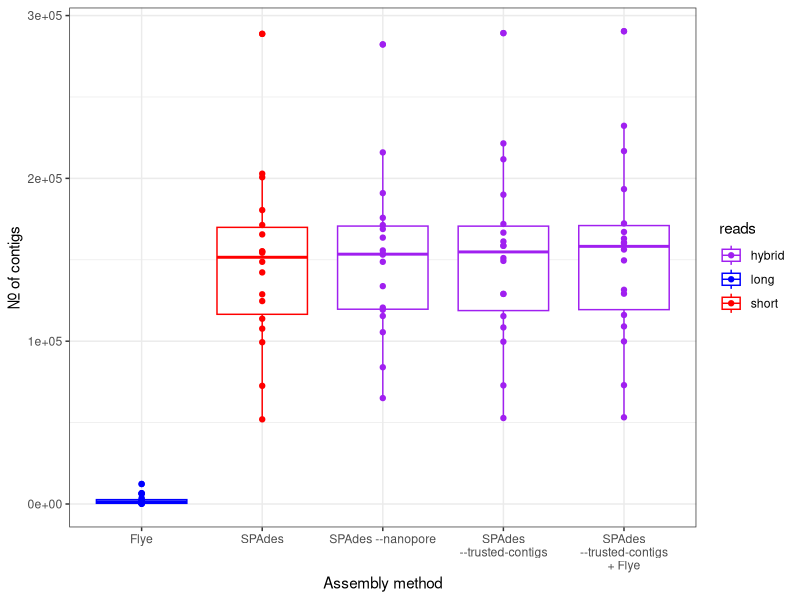
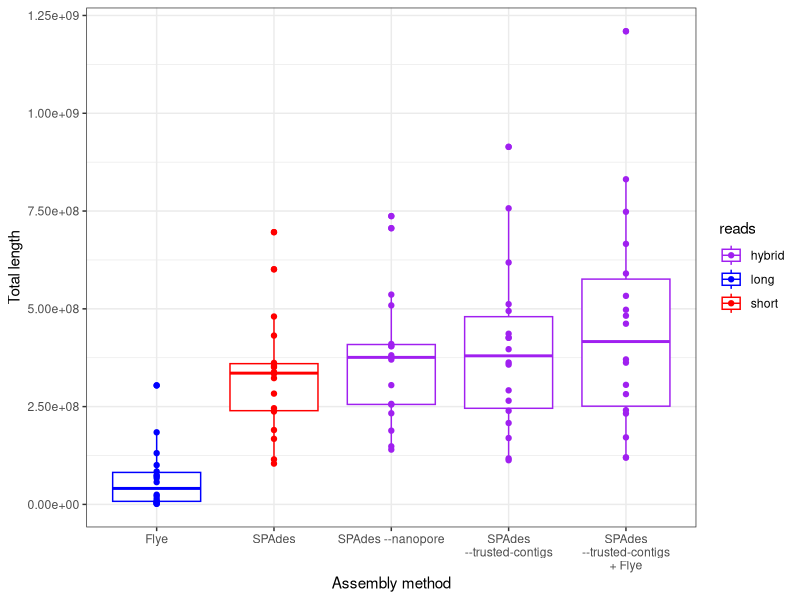
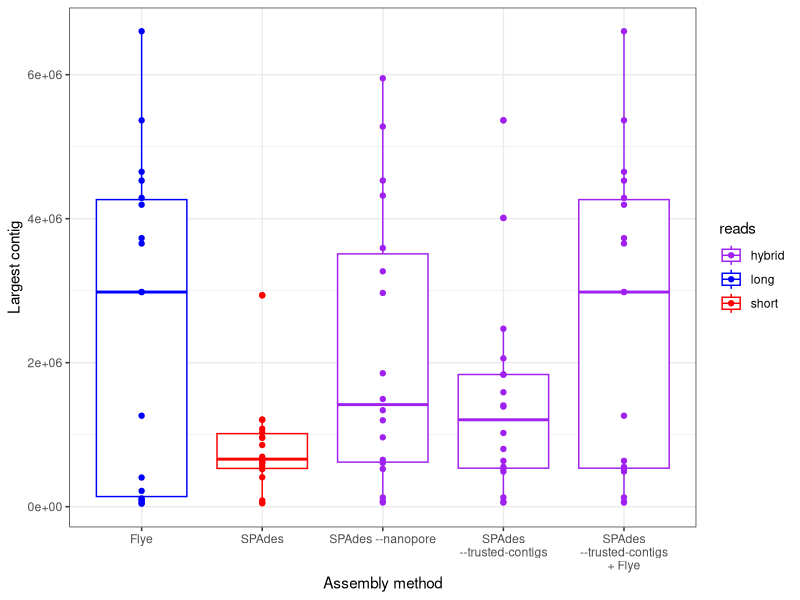
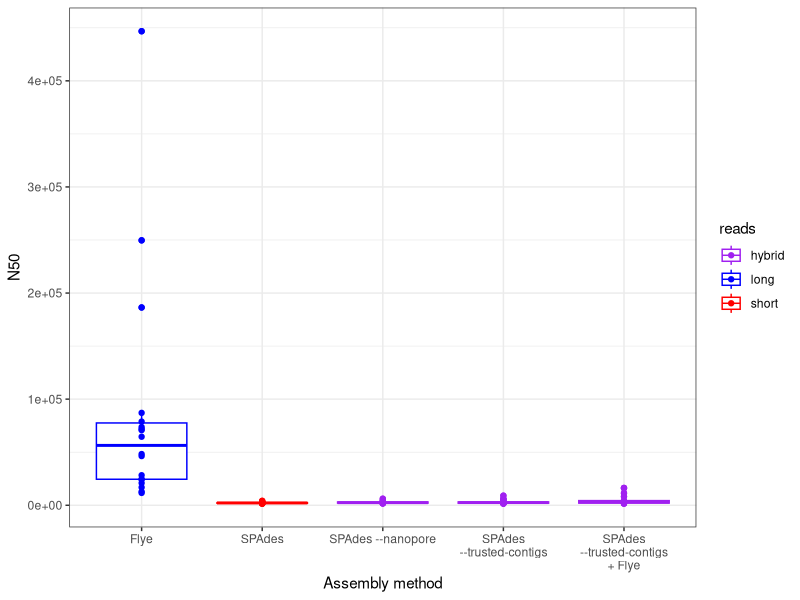
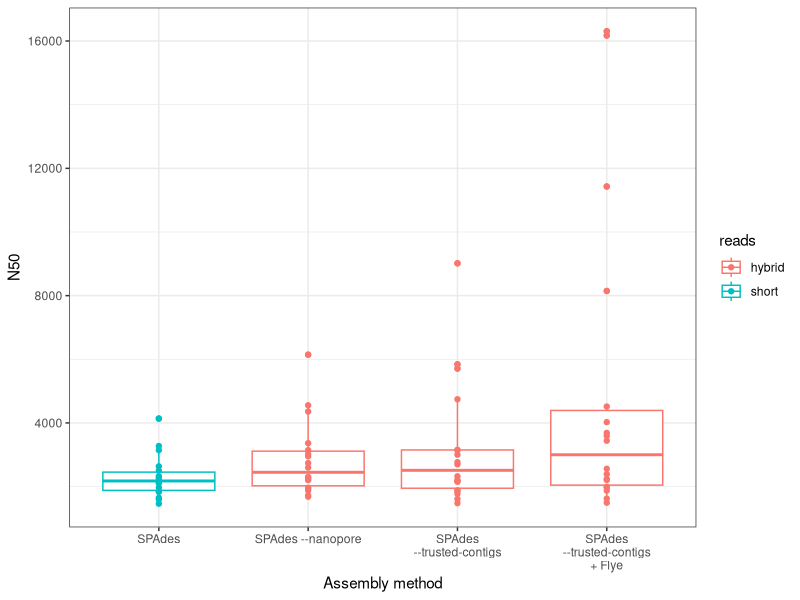
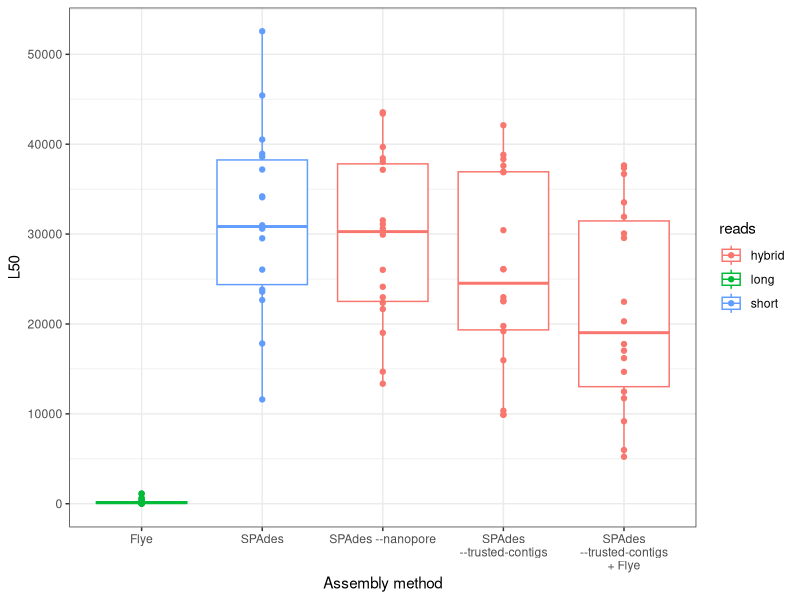

Write R code to recreate these figures, in order.
## ---- chunk 1
knitr::opts_chunk$set(echo = TRUE)
## ---- chunk 2
packages <- c("dplyr","magrittr","ggplot2","stringr")
for (package in packages){
  if (!require(package, character.only = TRUE)) install.packages(package)
  require(package, character.only = TRUE)
}
## ---- chunk 3
theme_set(theme_bw())
## ---- chunk 4
stats_short <- read.delim("../quast/metaspades/transposed_report.tsv") %>% mutate(method='SPAdes',reads='short')
stats_long <- read.delim("../quast/metaflye/transposed_report.tsv") %>% mutate(method='Flye',reads='long')
stats_hybrid <- read.delim("../quast/hybrid_metaspades/transposed_report.tsv") %>% mutate(method='SPAdes --nanopore',reads='hybrid')
stats_hybrid_contigs <- read.delim("../quast/hybrid_metaspades_contigs/transposed_report.tsv") %>% mutate(method='SPAdes --trusted-contigs',reads='hybrid')
stats_merged <- read.delim("../quast/merged_long_hybrid/transposed_report.tsv") %>% mutate(method='SPAdes --trusted-contigs + Flye',reads='hybrid')
## ---- chunk 5
stats_all <- rbind(stats_short,stats_long,stats_hybrid,stats_hybrid_contigs,stats_merged)
## ---- chunk 6
ggsave("name.png",width=7,height = 4)
## ---- chunk 7
method_order<-c("Flye","SPAdes","SPAdes --nanopore","SPAdes --trusted-contigs","SPAdes --trusted-contigs + Flye")
ggplot(stats_all,aes(x=factor(method, levels=method_order),y=X..contigs,colour=reads))+
  geom_boxplot()+
  geom_point()+
  labs(y="Nr. of contigs",x="Assembly method")+
  scale_x_discrete(labels = function(x) str_wrap(x, width = 18))+
  scale_colour_manual(values=c("purple","blue","red"))
## ---- chunk 8
ggplot(stats_all ,aes(x=factor(method, levels=method_order),y=Total.length,colour=reads))+
  geom_boxplot()+
  geom_point()+
  labs(y="Total length",x="Assembly method")+
  scale_x_discrete(labels = function(x) str_wrap(x, width = 18))+
  scale_colour_manual(values=c("purple","blue","red"))
## ---- chunk 9
ggplot(stats_all ,aes(x=factor(method, levels=method_order),y=Largest.contig,colour=reads))+
  geom_boxplot()+
  geom_point()+
  labs(y="Largest contig",x="Assembly method")+
  scale_x_discrete(labels = function(x) str_wrap(x, width = 18))+
  scale_colour_manual(values=c("purple","blue","red"))
## ---- chunk 10
ggplot(stats_all,aes(x=factor(method, levels=method_order),y=N50,colour=reads))+
  geom_boxplot()+
  geom_point()+
  labs(y="N50",x="Assembly method")+
  scale_x_discrete(labels = function(x) str_wrap(x, width = 18))+
  scale_colour_manual(values=c("purple","blue","red"))
## ---- chunk 11
ggplot(stats_all %>% filter(method!="Flye"),aes(x=factor(method, levels=method_order),y=N50,colour=reads))+
  geom_boxplot()+
  geom_point()+
  labs(y="N50",x="Assembly method")+
  scale_x_discrete(labels = function(x) str_wrap(x, width = 18))
## ---- chunk 12
ggplot(stats_all,aes(x=factor(method, levels=method_order),y=L50,colour=reads))+
  geom_boxplot()+
  geom_point()+
  labs(y="L50",x="Assembly method")+
  scale_x_discrete(labels = function(x) str_wrap(x, width = 18))
